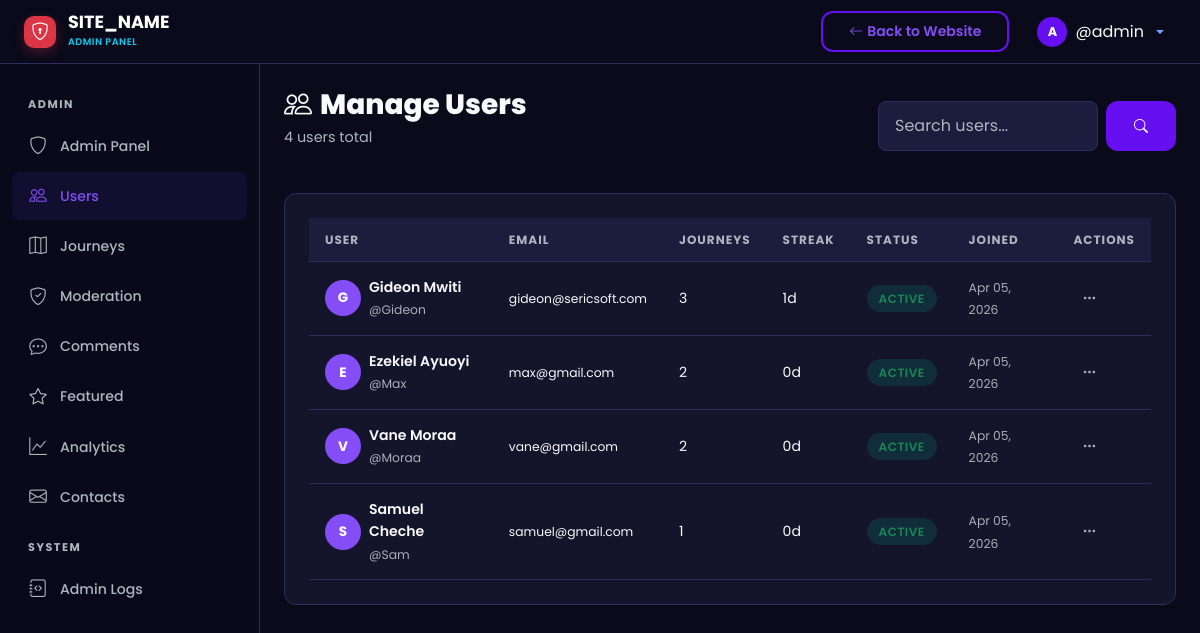
Before: /admin/users.php (signed in) with the older database file.
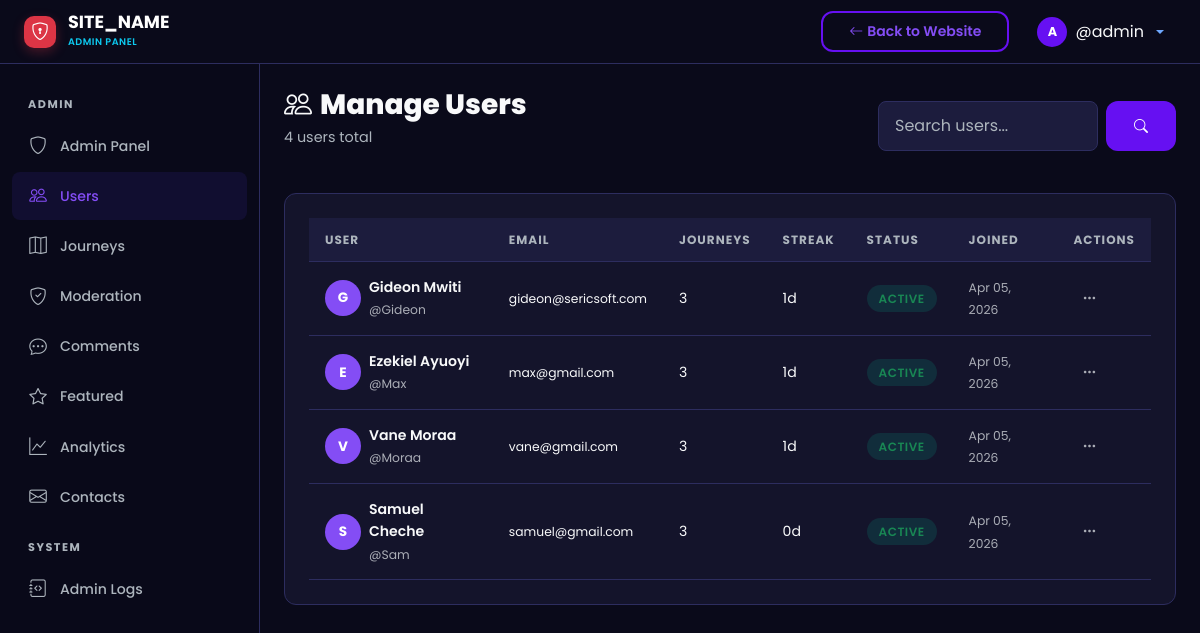
After: the same page with the newer database file.
### tables this page shows
CREATE TABLE `users` (
  `id` int UNSIGNED NOT NULL,
  `username` varchar(50) NOT NULL,
  `email` varchar(255) NOT NULL,
  `password_hash` varchar(255) NOT NULL,
  `full_name` varchar(100) NOT NULL,
  `avatar` varchar(255) DEFAULT 'default-avatar.png',
  `bio` text,
  `role` enum('user','admin') NOT NULL DEFAULT 'user',
  `is_active` tinyint(1) NOT NULL DEFAULT '1',
  `current_streak` int UNSIGNED NOT NULL DEFAULT '0',
  `longest_streak` int UNSIGNED NOT NULL DEFAULT '0',
  `last_activity_date` date DEFAULT NULL,
  `created_at` datetime NOT NULL DEFAULT CURRENT_TIMESTAMP,
  `updated_at` datetime NOT NULL DEFAULT CURRENT_TIMESTAMP ON UPDATE CURRENT_TIMESTAMP
);

### includes/helpers.php (called while the page is built, shortened)
<?php
function sanitize(?string $input): string {
    return htmlspecialchars(trim($input), ENT_QUOTES, 'UTF-8');
}
function formatDate(string $date, string $format = 'M d, Y'): string {
    return date($format, strtotime($date));
}

### includes/session.php (called while the page is built, shortened)
<?php
function getCurrentUserId(): ?int {
    return $_SESSION['user_id'] ?? null;
}

### admin/users.php (the view, shortened to what this page needs)
<?php
require_once __DIR__ . '/../includes/session.php';
require_once __DIR__ . '/../includes/helpers.php';
$adminId = getCurrentUserId();
require_once __DIR__ . '/includes/admin_header.php';
$search = trim($_GET['q'] ?? '');
$where = "u.role != 'admin'";
$params = [];
$users = $db->prepare("SELECT u.*, (SELECT COUNT(*) FROM journeys WHERE user_id = u.id) AS journey_count FROM users u WHERE $where ORDER BY u.created_at DESC");
$users->execute($params);
$allUsers = $users->fetchAll();
?>
<div class="st-page-header d-flex align-items-center justify-content-between flex-wrap gap-3">
    <div>
        <h1 class="st-page-title"><i class="bi bi-people me-2"></i>Manage Users</h1>
        <p class="st-page-subtitle"><?= count($allUsers) ?> users total</p>
    </div>
    <form method="GET" class="d-flex gap-2">
        <input type="text" name="q" class="form-control st-form-control" placeholder="Search users..." value="<?= sanitize($search) ?>" style="width:220px;">
        <button class="btn btn-st-primary btn-sm"><i class="bi bi-search"></i></button>
    </form>
</div>
<div class="st-card">
    <div class="table-responsive">
        <table class="st-table">
            <thead>
                <tr><th>User</th><th>Email</th><th>Journeys</th><th>Streak</th><th>Status</th><th>Joined</th><th>Actions</th></tr>
            </thead>
            <tbody>
                <?php foreach ($allUsers as $u): ?>
                <tr>
                    <td>
                        <div class="d-flex align-items-center gap-2">
                            <div class="st-avatar-initial" style="width:36px;height:36px;font-size:0.85rem;background:var(--st-primary-light);color:#fff;display:flex;align-items:center;justify-content:center;border-radius:50%;">
                                <?= substr(sanitize(!empty($u['full_name']) ? $u['full_name'] : $u['username']), 0, 1) ?>
                            </div>
                            <div>
                                <div class="fw-semibold"><?= sanitize($u['full_name']) ?></div>
                                <small class="text-muted"><?= sanitize($u['username']) ?></small>
                            </div>
                        </div>
                    </td>
                    <td><small><?= sanitize($u['email']) ?></small></td>
                    <td><?= $u['journey_count'] ?></td>
                    <td><?= $u['current_streak'] ?>d</td>
                    <td>
                        <?php if ($u['is_active']): ?>
                            <span class="st-badge st-badge-success">Active</span>
                        <?php else: ?>
                            <span class="st-badge st-badge-danger">Disabled</span>
                        <?php endif; ?>
                    </td>
                    <td><small class="text-muted"><?= formatDate($u['created_at'], 'M d, Y') ?></small></td>
                    <td>
                        <?php if ((int)$u['id'] !== $adminId): ?>
                        <div class="dropdown">
                            <button class="btn btn-sm btn-link text-muted" data-bs-toggle="dropdown"><i class="bi bi-three-dots"></i></button>
                        </div>
                        <?php endif; ?>
                    </td>
                </tr>
                <?php endforeach; ?>
            </tbody>
        </table>
    </div>
</div>
<?php require_once __DIR__ . '/includes/admin_footer.php'; ?>

Changed rows visible on the page:
changed users "Ezekiel Ayuoyi": journey_count "2" → "3"; current_streak "0" → "1"
changed users "Vane Moraa": journey_count "2" → "3"; current_streak "0" → "1"
changed users "Samuel Cheche": journey_count "1" → "3"
